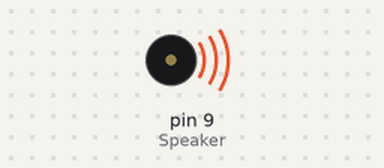
This sketch was run on a simulated Arduino Uno, built with avr-gcc and run on an emulated ATmega328P. Parts: buzzer (waves = sounding).

Above: at 0.1 s.
Timing chart, 0 to 1.6 s (numbered marks = the images above):
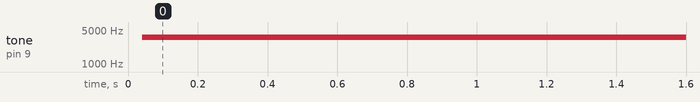

The sketch:

Beep.ino
```cpp
const int Speaker = 9;
const int k_timeDelay = 136;

void setup() {
  // put your setup code here, to run once:
pinMode(Speaker, OUTPUT);
Serial.begin(9600);

}

void loop() {
  // put your main code here, to run repeatedly:

digitalWrite(Speaker, HIGH);
delayMicroseconds(k_timeDelay);
digitalWrite(Speaker, LOW);
delayMicroseconds(k_timeDelay);


}
```

Measured:
- by itself, tone on pin 9 (Speaker): silent → 3534 Hz at 0.04 s
